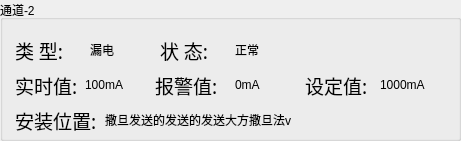
  <widget class="QGroupBox" name="gBoxAble_2">
   <property name="enabled">
    <bool>true</bool>
   </property>
   <property name="geometry">
    <rect>
     <x>520</x>
     <y>65</y>
     <width>461</width>
     <height>141</height>
    </rect>
   </property>
   <property name="focusPolicy">
    <enum>Qt::NoFocus</enum>
   </property>
   <property name="title">
    <string>通道-2</string>
   </property>
   <property name="checkable">
    <bool>false</bool>
   </property>
   <property name="checked">
    <bool>false</bool>
   </property>
   <widget class="QLabel" name="lbDesAddr_6">
    <property name="geometry">
     <rect>
      <x>15</x>
      <y>35</y>
      <width>66</width>
      <height>30</height>
     </rect>
    </property>
    <property name="font">
     <font>
      <family>文泉驿等宽微米黑</family>
      <pointsize>14</pointsize>
      <weight>50</weight>
      <italic>false</italic>
      <bold>false</bold>
     </font>
    </property>
    <property name="text">
     <string>类 型:</string>
    </property>
   </widget>
   <widget class="QLabel" name="lbPort_2">
    <property name="geometry">
     <rect>
      <x>15</x>
      <y>100</y>
      <width>110</width>
      <height>40</height>
     </rect>
    </property>
    <property name="font">
     <font>
      <family>文泉驿等宽微米黑</family>
      <pointsize>14</pointsize>
      <weight>50</weight>
      <italic>false</italic>
      <bold>false</bold>
     </font>
    </property>
    <property name="text">
     <string>安装位置:</string>
    </property>
   </widget>
   <widget class="QLabel" name="label_24">
    <property name="geometry">
     <rect>
      <x>90</x>
      <y>35</y>
      <width>50</width>
      <height>30</height>
     </rect>
    </property>
    <property name="text">
     <string>漏电</string>
    </property>
   </widget>
   <widget class="QLabel" name="lbDesAddr_7">
    <property name="geometry">
     <rect>
      <x>15</x>
      <y>70</y>
      <width>76</width>
      <height>30</height>
     </rect>
    </property>
    <property name="font">
     <font>
      <family>文泉驿等宽微米黑</family>
      <pointsize>14</pointsize>
      <weight>50</weight>
      <italic>false</italic>
      <bold>false</bold>
     </font>
    </property>
    <property name="text">
     <string>实时值:</string>
    </property>
   </widget>
   <widget class="QLabel" name="lbDesAddr_8">
    <property name="geometry">
     <rect>
      <x>155</x>
      <y>70</y>
      <width>76</width>
      <height>30</height>
     </rect>
    </property>
    <property name="font">
     <font>
      <family>文泉驿等宽微米黑</family>
      <pointsize>14</pointsize>
      <weight>50</weight>
      <italic>false</italic>
      <bold>false</bold>
     </font>
    </property>
    <property name="text">
     <string>报警值:</string>
    </property>
   </widget>
   <widget class="QLabel" name="lbDesAddr_9">
    <property name="geometry">
     <rect>
      <x>305</x>
      <y>70</y>
      <width>76</width>
      <height>30</height>
     </rect>
    </property>
    <property name="font">
     <font>
      <family>文泉驿等宽微米黑</family>
      <pointsize>14</pointsize>
      <weight>50</weight>
      <italic>false</italic>
      <bold>false</bold>
     </font>
    </property>
    <property name="text">
     <string>设定值:</string>
    </property>
   </widget>
   <widget class="QLabel" name="label_25">
    <property name="geometry">
     <rect>
      <x>235</x>
      <y>35</y>
      <width>50</width>
      <height>30</height>
     </rect>
    </property>
    <property name="text">
     <string>正常</string>
    </property>
   </widget>
   <widget class="QLabel" name="lbDesAddr_10">
    <property name="geometry">
     <rect>
      <x>160</x>
      <y>35</y>
      <width>61</width>
      <height>30</height>
     </rect>
    </property>
    <property name="font">
     <font>
      <family>文泉驿等宽微米黑</family>
      <pointsize>14</pointsize>
      <weight>50</weight>
      <italic>false</italic>
      <bold>false</bold>
     </font>
    </property>
    <property name="text">
     <string>状 态:</string>
    </property>
   </widget>
   <widget class="QLabel" name="label_26">
    <property name="geometry">
     <rect>
      <x>85</x>
      <y>70</y>
      <width>61</width>
      <height>30</height>
     </rect>
    </property>
    <property name="text">
     <string>100mA</string>
    </property>
   </widget>
   <widget class="QLabel" name="label_27">
    <property name="geometry">
     <rect>
      <x>235</x>
      <y>70</y>
      <width>51</width>
      <height>30</height>
     </rect>
    </property>
    <property name="text">
     <string>0mA</string>
    </property>
   </widget>
   <widget class="QLabel" name="label_28">
    <property name="geometry">
     <rect>
      <x>380</x>
      <y>70</y>
      <width>71</width>
      <height>30</height>
     </rect>
    </property>
    <property name="text">
     <string>1000mA</string>
    </property>
   </widget>
   <widget class="QLabel" name="label_29">
    <property name="geometry">
     <rect>
      <x>105</x>
      <y>105</y>
      <width>346</width>
      <height>30</height>
     </rect>
    </property>
    <property name="text">
     <string>撒旦发送的发送的发送大方撒旦法v</string>
    </property>
   </widget>
  </widget>
